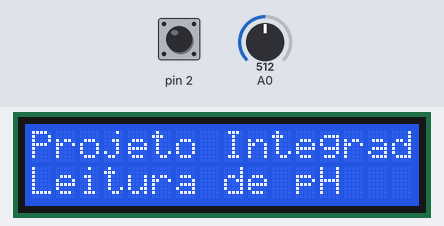
Bench run of a sketch on a simulated Arduino Uno, built with avr-gcc and run on an emulated ATmega328P. On the bench: 16×2 character LCD. Inputs (shaded band) come from the test bench; at power-on: A0 = 512, pin 2 HIGH. The audio player accepts every command and is not drawn; what the sketch prints to the serial monitor is not drawn.

Above: at 0.7 s.
At 3.8 s:
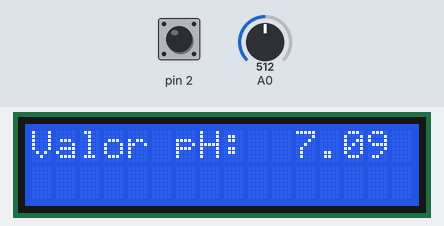
3.9 s: A0 set to 716
At 5.1 s:
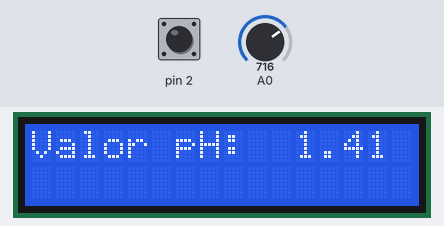
6.2 s: A0 set to 900
At 8.6 s:
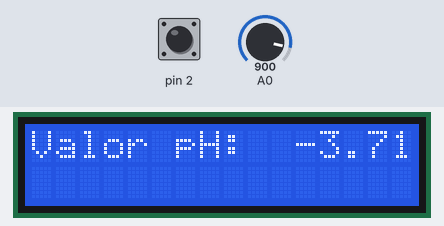
9.2 s: pin 2 pulled LOW for 3.2 s
13.9 s: A0 set to 1023
At 15.6 s:
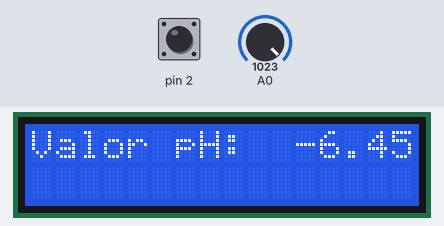
Timing chart, 0 to 17.1 s (numbered marks = the images above; inputs shaded):
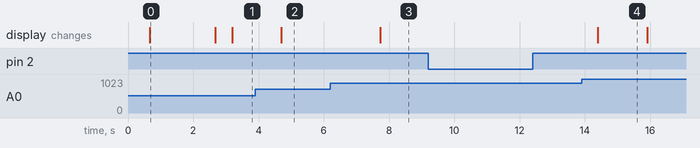

Measured:
- after the input at 3.9 s, the display: changes after 0.80 s (image 2)
- after the input at 6.2 s, the display: changes after 1.5 s (image 3)
- after the input at 9.2 s, every drawn part: stays the same
- after the input at 13.9 s, the display: changes after 0.49 s (image 4)
- what the display in image 0 shows lasts 2.0 s, from 0.7 s to 2.7 s
- what the display in image 4 shows lasts 1.5 s, from 14.4 s to 15.9 s

The sketch:

Trabalho_de_integracao_copy_20240331220842.ino
```cpp
#include "SoftwareSerial.h"
#include "DFRobotDFPlayerMini.h"

#include <Wire.h>
#include <LiquidCrystal_I2C.h>
#include <Arduino.h>
bool botao = 0;


// Initialize software serial on pins 10 and 11
SoftwareSerial mySoftwareSerial(10, 11);  // RX, TX
DFRobotDFPlayerMini myDFPlayer;
String line;
char command;
int pause = 0;
int repeat = 0;

LiquidCrystal_I2C lcd(0x27, 16, 2);

float valor_calibracao = 21.34;   // Fator de calibração

int contagem = 0;           // Variável de contagem
float soma_tensao = 0;      // Variável para soma de tensão
float media = 0;            // Variável que calcula a media
float entrada_A0;           // Variável de leitura do pino A0
float tensao;               // Variável para conversão em tensão
unsigned long tempo;        // Float tempo


void setup() {
  // Serial communication with the module
  mySoftwareSerial.begin(9600);
  // Initialize Arduino serial
  Serial.begin(115200);
  // Check if the module is responding and if the SD card is found
  Serial.println();
  Serial.println(F("DFRobot DFPlayer Mini"));
  Serial.println(F("Initializing DFPlayer module ... Wait!"));

  if (!myDFPlayer.begin(mySoftwareSerial)) {
    Serial.println(F("Not initialized:"));
    Serial.println(F("1. Check the DFPlayer Mini connections"));
    Serial.println(F("2. Insert an SD card"));
    while (true)
      ;
  }
  Serial.println();
  Serial.println(F("DFPlayer Mini module initialized!"));
  // Initial settings
  myDFPlayer.setTimeOut(500);  // Serial timeout 500ms
  myDFPlayer.volume(30);        // Volume 30
  myDFPlayer.EQ(2);            // Normal equalization


  pinMode(2,INPUT_PULLUP);

  lcd.init();                   // Inicializa o display
  lcd.begin(16, 2);             // Inicializa todos os caracteres
  lcd.backlight();              // Inicializa o backlight
  lcd.setCursor(0, 0);          // Posiciona o cursor na posição
  lcd.print("Projeto Integrador");       // Escreve no monitor serial
  lcd.setCursor(0, 1);          // Posiciona o cursor na posição
  lcd.print("Leitura de pH");   // Escreve no monitor serial
  delay(2000);
  lcd.clear();                  // Limpa o conteúdo do display


}

void loop() {
  soma_tensao = 0;   // Inicia soma_tensão em 0
  contagem = 0;      // Inicia a contagem em 0

  while (contagem < 5) {                   // Executa enquanto contagem menor que 10
    tempo = millis();                       // Define o tempo em microssegundos
    entrada_A0 = analogRead(A0);            // Lê a entrada analógica
    tensao = (entrada_A0 * 5) / 1024.0;   // Converte em tensão, o valor lido
    soma_tensao = (soma_tensao + tensao);   // Soma a tensão anterior com a atual
    contagem++;                             // Soma 1 à variável de contagem
    delay(100);                             // Aguarda para próxima leitura
  }

  media = soma_tensao / 5;                 // Calcula a média das leituras

  float valor_pH = -5.70 * media + valor_calibracao;    // Calcula valor de pH

  lcd.setCursor(0, 0);            // Posiciona o cursor no display
  lcd.print("Valor pH: ");        // Escreve no display
  lcd.setCursor(11, 0);           // Posiciona o cursor no display
  lcd.print(valor_pH, 2);         // Escreve o pH com uma casa decimal
  delay(1000);

  // Define data type for valor (choose float or double)
  double valor = valor_pH;

  // Separate integer and decimal parts
  int parteInteira = static_cast<int>(valor);
  double parteDecimal = valor - parteInteira;

  // Create a vector to store values
  int vetor[3]; // Alterado para 3 elementos para armazenar a parte inteira, dezena e centésima da parte decimal

  // Add values to the vector
  vetor[0] = parteInteira;
  vetor[1] = static_cast<int>(parteDecimal * 100); // Dezena da parte decimal

  botao = digitalRead(2);

  // Print the vector values and play corresponding audio files based on button state
  for (int i = 0; i < 2; i++) {
    Serial.print(" "); // Adiciona um espaço entre os valores impressos
    if (botao == LOW) {
      if (i == 0) {
        myDFPlayer.playFolder(1, 100);
        delay(1500);
        myDFPlayer.playFolder(1, (vetor[i]));
        delay(500);
        Serial.print(vetor[i]);
      }
      if (i == 1) {
        myDFPlayer.playFolder(1, 120);
        delay(1000);
        myDFPlayer.playFolder(1, (vetor[i]));
        delay(500);
        Serial.print(vetor[i]);
      }
    }
  }
  Serial.println();
}
```
